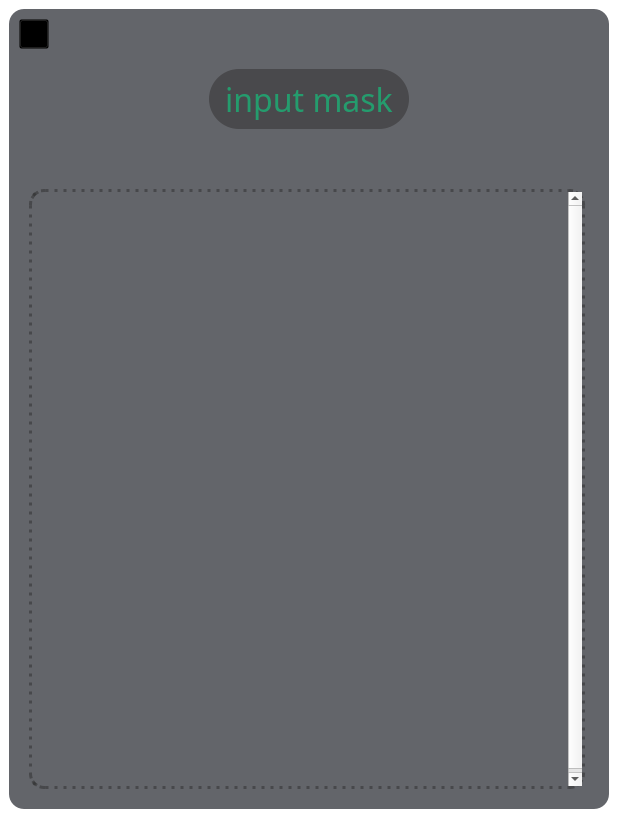
<?xml version="1.0" encoding="UTF-8"?>
<ui version="4.0">
 <class>Widget</class>
 <widget class="QWidget" name="Widget">
  <property name="geometry">
   <rect>
    <x>0</x>
    <y>0</y>
    <width>618</width>
    <height>818</height>
   </rect>
  </property>
  <property name="sizePolicy">
   <sizepolicy hsizetype="Preferred" vsizetype="Preferred">
    <horstretch>0</horstretch>
    <verstretch>0</verstretch>
   </sizepolicy>
  </property>
  <property name="maximumSize">
   <size>
    <width>618</width>
    <height>818</height>
   </size>
  </property>
  <property name="windowTitle">
   <string>Mask Tool</string>
  </property>
  <property name="windowIcon">
   <iconset resource="res.qrc">
    <normaloff>:/icon/resources/win.ico</normaloff>:/icon/resources/win.ico</iconset>
  </property>
  <property name="toolTip">
   <string/>
  </property>
  <property name="styleSheet">
   <string notr="true">QWidget#Widget{
	background-color: rgba(0, 0, 0, 0);
}</string>
  </property>
  <layout class="QGridLayout" name="gridLayout">
   <property name="leftMargin">
    <number>0</number>
   </property>
   <property name="topMargin">
    <number>0</number>
   </property>
   <property name="rightMargin">
    <number>0</number>
   </property>
   <property name="bottomMargin">
    <number>0</number>
   </property>
   <property name="spacing">
    <number>0</number>
   </property>
   <item row="0" column="0">
    <widget class="MyFrame" name="m_frame">
     <property name="sizePolicy">
      <sizepolicy hsizetype="Fixed" vsizetype="Fixed">
       <horstretch>0</horstretch>
       <verstretch>0</verstretch>
      </sizepolicy>
     </property>
     <property name="minimumSize">
      <size>
       <width>600</width>
       <height>800</height>
      </size>
     </property>
     <property name="maximumSize">
      <size>
       <width>600</width>
       <height>800</height>
      </size>
     </property>
     <property name="baseSize">
      <size>
       <width>600</width>
       <height>800</height>
      </size>
     </property>
     <property name="font">
      <font>
       <weight>75</weight>
       <italic>true</italic>
       <bold>true</bold>
      </font>
     </property>
     <property name="mouseTracking">
      <bool>true</bool>
     </property>
     <property name="focusPolicy">
      <enum>Qt::ClickFocus</enum>
     </property>
     <property name="styleSheet">
      <string notr="true">QWidget#Widget QFrame#m_frame{
	border-style: 1px solid;
	border-radius: 15px;
	background-color: rgba(31, 35, 42, 0.7);
}

</string>
     </property>
     <property name="frameShape">
      <enum>QFrame::StyledPanel</enum>
     </property>
     <property name="frameShadow">
      <enum>QFrame::Raised</enum>
     </property>
     <widget class="QPushButton" name="m_closeButton">
      <property name="geometry">
       <rect>
        <x>10</x>
        <y>10</y>
        <width>30</width>
        <height>30</height>
       </rect>
      </property>
      <property name="sizePolicy">
       <sizepolicy hsizetype="Preferred" vsizetype="Preferred">
        <horstretch>0</horstretch>
        <verstretch>0</verstretch>
       </sizepolicy>
      </property>
      <property name="font">
       <font>
        <pointsize>14</pointsize>
        <weight>50</weight>
        <bold>false</bold>
       </font>
      </property>
      <property name="focusPolicy">
       <enum>Qt::NoFocus</enum>
      </property>
      <property name="whatsThis">
       <string>exit application</string>
      </property>
      <property name="styleSheet">
       <string notr="true">
QWidget#Widget QPushButton#m_closeButton {
	background-color: rgba(0 , 0, 0, 0);
	border-image: url(:/svg/resources/close grey_48.svg);
}

QWidget#Widget QPushButton#m_closeButton:hover {
	border-image: url(:/svg/resources/close_red_48.svg);

}
</string>
      </property>
      <property name="text">
       <string/>
      </property>
     </widget>
     <widget class="MyLineEdit" name="m_lineEdit">
      <property name="geometry">
       <rect>
        <x>200</x>
        <y>60</y>
        <width>200</width>
        <height>60</height>
       </rect>
      </property>
      <property name="sizePolicy">
       <sizepolicy hsizetype="Preferred" vsizetype="Preferred">
        <horstretch>0</horstretch>
        <verstretch>0</verstretch>
       </sizepolicy>
      </property>
      <property name="font">
       <font>
        <family>Cascadia Code</family>
        <pointsize>24</pointsize>
        <weight>50</weight>
        <italic>false</italic>
        <bold>false</bold>
       </font>
      </property>
      <property name="mouseTracking">
       <bool>true</bool>
      </property>
      <property name="tabletTracking">
       <bool>false</bool>
      </property>
      <property name="focusPolicy">
       <enum>Qt::ClickFocus</enum>
      </property>
      <property name="contextMenuPolicy">
       <enum>Qt::DefaultContextMenu</enum>
      </property>
      <property name="acceptDrops">
       <bool>false</bool>
      </property>
      <property name="styleSheet">
       <string notr="true">QFrame#m_frame QLineEdit#m_lineEdit{
	color: #00ef8f;
	border-style: none;
	border-radius: 30;
	background-color: rgba(46, 45, 44, 0.5);
}
QFrame#m_frame QLineEdit#m_lineEdit:hover{
	background-color: rgba(46, 45, 44, 0.8);
}
QFrame#m_frame QLineEdit#m_lineEdit:focus{
	background-color: rgba(46, 45, 44, 1);
}

</string>
      </property>
      <property name="inputMask">
       <string/>
      </property>
      <property name="text">
       <string/>
      </property>
      <property name="maxLength">
       <number>16</number>
      </property>
      <property name="frame">
       <bool>true</bool>
      </property>
      <property name="alignment">
       <set>Qt::AlignCenter</set>
      </property>
      <property name="placeholderText">
       <string>input mask</string>
      </property>
      <property name="cursorMoveStyle">
       <enum>Qt::VisualMoveStyle</enum>
      </property>
      <property name="clearButtonEnabled">
       <bool>false</bool>
      </property>
     </widget>
     <widget class="QScrollArea" name="m_scroll_area">
      <property name="geometry">
       <rect>
        <x>20</x>
        <y>180</y>
        <width>560</width>
        <height>600</height>
       </rect>
      </property>
      <property name="font">
       <font>
        <pointsize>12</pointsize>
       </font>
      </property>
      <property name="mouseTracking">
       <bool>true</bool>
      </property>
      <property name="tabletTracking">
       <bool>false</bool>
      </property>
      <property name="styleSheet">
       <string notr="true">QWidget#Widget QScrollArea#m_scroll_area {
	background-color:   rgba(0 ,0,0,0);	
	border-style: dotted  dotted dotted dotted;
	border-width:  3px; 
	border-radius: 15px;
	border-color: rgba(43,43,43,0.5);
	margin-right: 4px; 
}

QWidget#Widget QScrollArea#m_scroll_area  QScrollBar {
	background-color: rgba(0,0,0,0); 
	width:8px; 
	margin:4px 1px 4px 1px;
	padding-top: 8px;
	padding-bottom: 8px;
}

QWidget#Widget QScrollArea#m_scroll_area  QScrollBar::handle {
	background-color:rgba(46,45,44,0.2); 
	width:6px;
 	border-radius:3px;
}

QWidget#Widget QScrollArea#m_scroll_area  QScrollBar::handle:hover {
	background:rgba(46,45,44,1);
}

QWidget#Widget QScrollArea#m_scroll_area  QScrollBar::add-line, QScrollBar::sub-line {
	border:none;
}

QWidget#Widget QScrollArea#m_scroll_area QScrollBar::add-page,QScrollBar::sub-page {
	border:none;
}

</string>
      </property>
      <property name="frameShape">
       <enum>QFrame::StyledPanel</enum>
      </property>
      <property name="lineWidth">
       <number>2</number>
      </property>
      <property name="horizontalScrollBarPolicy">
       <enum>Qt::ScrollBarAlwaysOff</enum>
      </property>
      <property name="sizeAdjustPolicy">
       <enum>QAbstractScrollArea::AdjustToContentsOnFirstShow</enum>
      </property>
      <property name="widgetResizable">
       <bool>false</bool>
      </property>
      <property name="alignment">
       <set>Qt::AlignCenter</set>
      </property>
      <widget class="QWidget" name="m_scroll_area_widget">
       <property name="geometry">
        <rect>
         <x>0</x>
         <y>0</y>
         <width>550</width>
         <height>598</height>
        </rect>
       </property>
       <property name="styleSheet">
        <string notr="true">QWidget#Widget QScrollArea#m_scroll_area QWidget#m_scroll_area_widget {
	background-color: transparent;
 	border-style: none;
}</string>
       </property>
      </widget>
     </widget>
     <widget class="QPushButton" name="m_save_button">
      <property name="geometry">
       <rect>
        <x>10</x>
        <y>50</y>
        <width>30</width>
        <height>30</height>
       </rect>
      </property>
      <property name="sizePolicy">
       <sizepolicy hsizetype="Preferred" vsizetype="Preferred">
        <horstretch>0</horstretch>
        <verstretch>0</verstretch>
       </sizepolicy>
      </property>
      <property name="font">
       <font>
        <pointsize>14</pointsize>
        <weight>50</weight>
        <bold>false</bold>
       </font>
      </property>
      <property name="focusPolicy">
       <enum>Qt::NoFocus</enum>
      </property>
      <property name="whatsThis">
       <string>exit application</string>
      </property>
      <property name="styleSheet">
       <string notr="true">
QWidget#Widget QPushButton#m_save_button {
	background-color: rgba(46 , 45, 44, 0);
	border-image: url(:/svg/resources/save.svg) 80% no-repeat;
	border-style: none;
	border-radius: 15px;
}

QWidget#Widget QPushButton#m_save_button:hover {
	background-color: rgba(46 , 45, 44, 0.4);
}

QWidget#Widget QPushButton#m_save_button:pressed {
	background-color: rgba(46 , 45, 44, 0.7);
}</string>
      </property>
      <property name="text">
       <string/>
      </property>
     </widget>
     <widget class="QPushButton" name="m_init_button">
      <property name="geometry">
       <rect>
        <x>10</x>
        <y>90</y>
        <width>30</width>
        <height>30</height>
       </rect>
      </property>
      <property name="sizePolicy">
       <sizepolicy hsizetype="Preferred" vsizetype="Preferred">
        <horstretch>0</horstretch>
        <verstretch>0</verstretch>
       </sizepolicy>
      </property>
      <property name="font">
       <font>
        <pointsize>14</pointsize>
        <weight>50</weight>
        <bold>false</bold>
       </font>
      </property>
      <property name="focusPolicy">
       <enum>Qt::NoFocus</enum>
      </property>
      <property name="contextMenuPolicy">
       <enum>Qt::NoContextMenu</enum>
      </property>
      <property name="whatsThis">
       <string>exit application</string>
      </property>
      <property name="styleSheet">
       <string notr="true">
QWidget#Widget QPushButton#m_init_button {
	background-color: rgba(46 , 45, 44, 0);
	border-image: url(:/svg/resources/init.svg) 80% no-repeat;
	border-style: none;
	border-radius: 15px;
}

QWidget#Widget QPushButton#m_init_button:hover {
	background-color: rgba(46 , 45, 44, 0.4);
}

QWidget#Widget QPushButton#m_init_button:pressed {
	background-color: rgba(46 , 45, 44, 0.7);
}</string>
      </property>
      <property name="text">
       <string/>
      </property>
     </widget>
    </widget>
   </item>
  </layout>
 </widget>
 <customwidgets>
  <customwidget>
   <class>MyFrame</class>
   <extends>QFrame</extends>
   <header location="global">myframe.h</header>
   <container>1</container>
  </customwidget>
  <customwidget>
   <class>MyLineEdit</class>
   <extends>QLineEdit</extends>
   <header location="global">mylineedit.h</header>
  </customwidget>
 </customwidgets>
 <resources>
  <include location="res.qrc"/>
 </resources>
 <connections>
  <connection>
   <sender>m_closeButton</sender>
   <signal>clicked()</signal>
   <receiver>Widget</receiver>
   <slot>close()</slot>
   <hints>
    <hint type="sourcelabel">
     <x>36</x>
     <y>34</y>
    </hint>
    <hint type="destinationlabel">
     <x>308</x>
     <y>408</y>
    </hint>
   </hints>
  </connection>
 </connections>
</ui>
